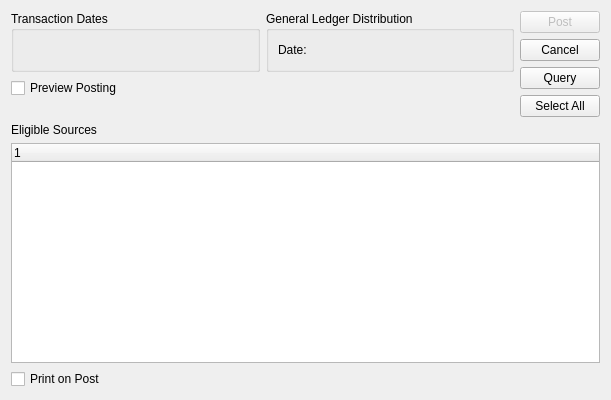
<?xml version="1.0" encoding="UTF-8"?>
<ui version="4.0">
 <comment>This file is part of the xTuple ERP: PostBooks Edition, a free and
open source Enterprise Resource Planning software suite,
Copyright (c) 1999-2018 by OpenMFG LLC, d/b/a xTuple.
It is licensed to you under the Common Public Attribution License
version 1.0, the full text of which (including xTuple-specific Exhibits)
is available at www.xtuple.com/CPAL.  By using this software, you agree
to be bound by its terms.</comment>
 <class>postJournals</class>
 <widget class="QWidget" name="postJournals">
  <property name="geometry">
   <rect>
    <x>0</x>
    <y>0</y>
    <width>611</width>
    <height>400</height>
   </rect>
  </property>
  <property name="windowTitle">
   <string>Post Journals</string>
  </property>
  <layout class="QGridLayout" name="gridLayout_5">
   <item row="0" column="0">
    <layout class="QVBoxLayout" name="verticalLayout_2">
     <item>
      <layout class="QGridLayout" name="gridLayout_3">
       <item row="0" column="0">
        <widget class="QGroupBox" name="_journalGroup">
         <property name="title">
          <string>Transaction Dates</string>
         </property>
         <layout class="QGridLayout" name="gridLayout">
          <item row="0" column="0">
           <widget class="DateCluster" name="_journalDates">
            <property name="focusPolicy">
             <enum>Qt::StrongFocus</enum>
            </property>
           </widget>
          </item>
          <item row="0" column="1">
           <spacer name="horizontalSpacer_2">
            <property name="orientation">
             <enum>Qt::Horizontal</enum>
            </property>
            <property name="sizeHint" stdset="0">
             <size>
              <width>40</width>
              <height>20</height>
             </size>
            </property>
           </spacer>
          </item>
         </layout>
        </widget>
       </item>
       <item row="0" column="1">
        <widget class="QGroupBox" name="_distGroup">
         <property name="title">
          <string>General Ledger Distribution</string>
         </property>
         <layout class="QGridLayout" name="gridLayout_2">
          <item row="0" column="0">
           <widget class="QLabel" name="_distDateLit">
            <property name="text">
             <string>Date:</string>
            </property>
           </widget>
          </item>
          <item row="0" column="1">
           <widget class="DLineEdit" name="_distDate"/>
          </item>
          <item row="0" column="2">
           <spacer name="horizontalSpacer_3">
            <property name="orientation">
             <enum>Qt::Horizontal</enum>
            </property>
            <property name="sizeHint" stdset="0">
             <size>
              <width>40</width>
              <height>20</height>
             </size>
            </property>
           </spacer>
          </item>
         </layout>
        </widget>
       </item>
       <item row="1" column="0">
        <widget class="XCheckBox" name="_preview">
         <property name="text">
          <string>Preview Posting</string>
         </property>
         <property name="forgetful">
          <bool>true</bool>
         </property>
        </widget>
       </item>
      </layout>
     </item>
     <item>
      <spacer name="verticalSpacer_2">
       <property name="orientation">
        <enum>Qt::Vertical</enum>
       </property>
       <property name="sizeHint" stdset="0">
        <size>
         <width>20</width>
         <height>0</height>
        </size>
       </property>
      </spacer>
     </item>
    </layout>
   </item>
   <item row="0" column="1">
    <layout class="QVBoxLayout" name="verticalLayout">
     <item>
      <widget class="QPushButton" name="_post">
       <property name="enabled">
        <bool>false</bool>
       </property>
       <property name="text">
        <string>Post</string>
       </property>
      </widget>
     </item>
     <item>
      <widget class="QPushButton" name="_cancel">
       <property name="text">
        <string>Cancel</string>
       </property>
      </widget>
     </item>
     <item>
      <widget class="QPushButton" name="_query">
       <property name="text">
        <string>Query</string>
       </property>
      </widget>
     </item>
     <item>
      <widget class="QPushButton" name="_selectAll">
       <property name="text">
        <string>Select All</string>
       </property>
      </widget>
     </item>
     <item>
      <spacer name="verticalSpacer">
       <property name="orientation">
        <enum>Qt::Vertical</enum>
       </property>
       <property name="sizeHint" stdset="0">
        <size>
         <width>20</width>
         <height>0</height>
        </size>
       </property>
      </spacer>
     </item>
    </layout>
   </item>
   <item row="1" column="0" colspan="2">
    <widget class="QFrame" name="_frame">
     <property name="sizePolicy">
      <sizepolicy hsizetype="Preferred" vsizetype="Preferred">
       <horstretch>0</horstretch>
       <verstretch>1</verstretch>
      </sizepolicy>
     </property>
     <property name="frameShape">
      <enum>QFrame::NoFrame</enum>
     </property>
     <property name="frameShadow">
      <enum>QFrame::Raised</enum>
     </property>
     <layout class="QGridLayout" name="gridLayout_4">
      <property name="margin">
       <number>0</number>
      </property>
      <item row="0" column="0">
       <widget class="QLabel" name="_sourcesLit">
        <property name="text">
         <string>Eligible Sources</string>
        </property>
       </widget>
      </item>
      <item row="1" column="0">
       <widget class="XTreeWidget" name="_sources"/>
      </item>
     </layout>
    </widget>
   </item>
   <item row="2" column="0">
    <widget class="XCheckBox" name="_print">
     <property name="text">
      <string>Print on Post</string>
     </property>
    </widget>
   </item>
  </layout>
 </widget>
 <customwidgets>
  <customwidget>
   <class>DateCluster</class>
   <extends>QWidget</extends>
   <header>datecluster.h</header>
   <container>1</container>
  </customwidget>
  <customwidget>
   <class>DLineEdit</class>
   <extends>QWidget</extends>
   <header>datecluster.h</header>
   <container>1</container>
  </customwidget>
  <customwidget>
   <class>XCheckBox</class>
   <extends>QCheckBox</extends>
   <header>xcheckbox.h</header>
  </customwidget>
  <customwidget>
   <class>XTreeWidget</class>
   <extends>QTreeWidget</extends>
   <header>xtreewidget.h</header>
   <container>1</container>
  </customwidget>
 </customwidgets>
 <resources/>
 <connections>
  <connection>
   <sender>_cancel</sender>
   <signal>clicked()</signal>
   <receiver>postJournals</receiver>
   <slot>close()</slot>
   <hints>
    <hint type="sourcelabel">
     <x>548</x>
     <y>61</y>
    </hint>
    <hint type="destinationlabel">
     <x>305</x>
     <y>199</y>
    </hint>
   </hints>
  </connection>
 </connections>
</ui>
